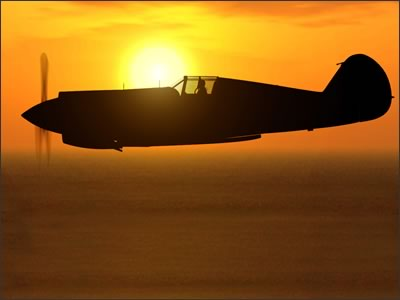
//> input picture images/fighter.jpg, 400 x 300 px
$ ./main -1 ../images/fighter.jpg   (built with g++ and OpenCV 4)
//> lines starting //> are read from the running program, lines starting //| are printed output that depends on the picture
//
//  main.cpp
//  GVFSNAKE
//
//  Created by Di Yang on 13/03/12.
//  Copyright (c) 2012 The Australian National University. All rights reserved.
//

#include <iostream>
#include <string.h>
#include <fstream>
#include "gvfc.h"
#include "common.h"
#include "drlse_edge.h"

IplImage *img0 = 0 ;       //color image
IplImage *img0_c = 0 ;     //copied color image
IplImage *res = 0;         //result

IplImage *img1 = 0 ;       //gray-scale image
IplImage *mask = 0;
CvPoint prev_pt = {-1,-1};

using namespace std;
int Thresholdness = 141;

void on_mouse( int event, int x, int y, int flags, void* param )
{
    if( !img0 )
        return;

    if( event == CV_EVENT_LBUTTONUP || !(flags & CV_EVENT_FLAG_LBUTTON) )
        prev_pt = cvPoint(-1,-1);
    else if( event == CV_EVENT_LBUTTONDOWN )
        prev_pt = cvPoint(x,y);
    else if( event == CV_EVENT_MOUSEMOVE && (flags & CV_EVENT_FLAG_LBUTTON) )
    {
        CvPoint pt = cvPoint(x,y);
        if( prev_pt.x < 0 )
            prev_pt = pt;
        cvLine( mask, prev_pt, pt, cvScalarAll(255), 2, 8, 0 );
        cvLine( img0, prev_pt, pt, cvScalar(0, 0, 255), 2, 8, 0 );
        prev_pt = pt;
        cvShowImage( "Input Image", img0 );
    }
}

void bind_line(){
  cout<<"     *------------------------------------------------------------------*"<<endl;
}

void info_key0(int option){
  bind_line();
  cout<<"     | Hot keys:                                                        |"<<endl;
  cout<<"     | Press 'ESC' - exit the program                                   |"<<endl;
  switch (option){
  case 1:
    cout<<"     | Press 'w' or 'ENTER' - run GVFsnake (with loaded intial-contour) |"<<endl;
    break;
  default:
    cout<<"     | Press 'w' or 'ENTER' - run DRLSE (with loaded intial-contour)    |"<<endl;
    break;

  }
  bind_line();
}
void info_key1(int option){
  bind_line();
  cout<<"     | Hot keys:                                                        |"<<endl;
  cout<<"     | Press 'ESC' - exit the program                                   |"<<endl;
  cout<<"     | No mask is found                                                 |"<<endl;
  switch (option){
  case 1:
    cout<<"     | Press 'w' or 'ENTER' - run GVFsnake (with default intial-contour)|"<<endl;
    break;
  default:
    cout<<"     | Press 'w' or 'ENTER' - run DRLSE (intial-contour required)       |"<<endl;
    break;
  }
  bind_line();
}
void info_key2(int option){
  switch (option){
  case 1:
    cout<<"     | (Otherwise, before running, roughly mark the areas on the image) |"<<endl;
    break;
  default:
    cout<<"     | (Before running, roughly mark the areas on the image)            |"<<endl;
    break;
  }
  cout<<"     | Press 'r' - resort the original image                            |"<<endl;
  bind_line();
}

int main(int argc, char* argv[])
{
    CvMat* mask2;
    CvSize size;
    CvPoint* point = NULL;
    CvMemStorage* storage = cvCreateMemStorage(0);
    CvSeq* contours = 0;
    int length = 14, alg_option = 1, timestep=5;
    float alpha=0.05f, beta=0.1f, gamma=1.0f, kappa=2.0f, flag = 0.0f, t;
    double lambda=5.0f, epsilon=1.5f, alfa=1.5f;
    bool IS_MASK = false;

    if(argc < 3){
      cout<<"WARNING: Please locate the input image"<<endl;
      return 0;
    }
    if (strcmp(argv[1], "-1") == 0)
      alg_option = 1;
    else if(strcmp(argv[1], "-2") == 0)
      alg_option = 2;
    else if(strcmp(argv[1], "-3")==0)
      alg_option = 3;
    else{
      cout<<"WARNING: Please choose one of following two active contour methods: "<<endl;
      cout<<"-1: Gradient Vector Field Snake"<<endl;
      cout<<"-2: Distance Regularized Level Set Evolution (Expand curve)"<<endl;
      cout<<"-3: Distance Regularized Level Set Evolution (Shrink curve)"<<endl;
    }

    if(!(img0 = cvLoadImage(argv[2],1))){
      cout<<"ERROR: No Input Image Found"<<endl;
      return 0;
    }
//> img0 is the input picture: 300 rows x 400 cols, CV_8UC3; mean B, G, R 22.7, 87.5, 138.1

    size = cvGetSize(img0);
//> size = Size(400, 300)
    img0_c = cvCreateImage(size, IPL_DEPTH_8U, 3);
    res = cvCreateImage(size, IPL_DEPTH_8U, 3);
    img1 = cvCreateImage(size, IPL_DEPTH_8U, 1);
    mask  = cvCreateImage(size, IPL_DEPTH_8U, 1);
    mask2 = cvCreateMat(size.height, size.width, CV_32FC1);

    cvCvtColor( img0, img1, CV_RGB2GRAY );
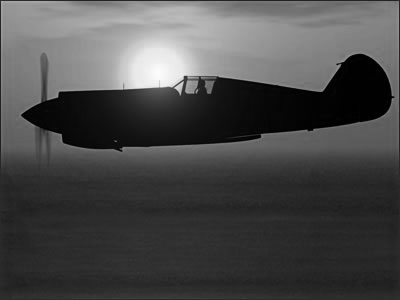
//> img1: 300 rows x 400 cols, CV_8UC1; min 0, max 252, mean 73.9
    cvCopy(img0, img0_c);
    cvCopy(img0, res);
    cvSetZero( mask );

    cvNamedWindow("Input Image",0); cvMoveWindow("Input Image", 0, 0);
    cvNamedWindow("Result",0); cvMoveWindow("Result", size.width*1.5, 0);
    cvShowImage("Input Image", img0);
    cvShowImage("Result", res);

    if(argc == 4){
      if(mask = cvLoadImage(argv[3],0)){
        IS_MASK = true;
        system("clear");
        info_key0(alg_option);
      }
    }
    else{
      system("clear");
      info_key1(alg_option);
      info_key2(alg_option);
    }

    cvSetMouseCallback( "Input Image", on_mouse, 0 );
    while(true)
    {
        char c = cvWaitKey(0);
//> the left mouse button is pressed at (100, 75)
//> the mouse is dragged to (200, 150)
//> the mouse is dragged to (300, 225)
//> call 3 of on_mouse, with event = 0, x = 300, y = 225, flags = 1
//> in on_mouse (call 3), `cvLine( img0, prev_pt, pt, cvScalar(0, 0, 255), 2, 8, 0 );`:
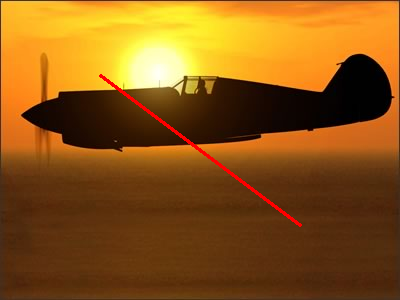
//> img0: 300 rows x 400 cols, CV_8UC3; mean B, G, R 22.6, 87, 139.1
//> the button is released at (300, 225)
//> the Esc key is pressed
        if( c == 27 ) break;
        if( c == 'r' )
        {
            cvZero( mask );
            cvCopy( img0_c, img0 );
            cvCopy( img0_c, res );
            cvShowImage( "Input Image", img0 );
        }

        if( c == 'w' || c == '\n' )
        {
            cvConvertScale(mask, mask2, 1, 0);
            /*
             Three different ways to initalize active contour:
             1. roughly mark initial-contour in the image;
             2. load pre-define initial-contour from a txt-file;
             3. system default initial-contour
             */

            if((flag = cvFindOpElem(mask2, CV_MAX_ELEM))>0.0f){
                CvMemStorage* storage = cvCreateMemStorage(0);
                CvSeq* contours = 0;
                cvFindContours( mask, storage, &contours, sizeof(CvContour),
                       CV_RETR_EXTERNAL , CV_CHAIN_APPROX_SIMPLE );
                if(!contours) return 0;
                length = contours->total;
                if(length<10) return 0;
                point = new CvPoint[length];
                CvSeqReader reader;
                CvPoint pt= cvPoint(0,0);;
                CvSeq *contour2=contours;
                cvStartReadSeq(contour2, &reader);
                for (int i = 0; i < length; i++)
                {
                    CV_READ_SEQ_ELEM(pt, reader);
                    point[i]=pt;
                }
                cvReleaseMemStorage(&storage);

                if (IS_MASK) {
                    for (int i=0; i<length; i++){
                        int j = (i+1)%length;
                        cvLine(img0, point[i], point[j], CV_RGB(255, 0, 0), 2, 8, 0);
                    }
                    cvShowImage("Input Image", img0);
                }
            }
            else {
                if (alg_option == 1) {
                    float t = 0.0f;
                    point = new CvPoint[length];
                    for (int i = 0; i < length; i++) {
                        point[i].x = int(float(size.width>>1)
                        +float(MIN(size.width, size.height)>>2)*sinf(t));
                        point[i].y = int(float(size.height>>1)
                        +float(MIN(size.width, size.height)>>2)*cosf(t));
                        if (i == length-1){
                          point[i].x = point[0].x;
                          point[i].y = point[0].y;
                        }
                        t +=0.5f;
                    }
                    for(int i=0;i<length;i++){
                        int j = (i+1)%length;
                        cvLine( img0, point[i],point[j],CV_RGB( 255, 0, 0 ),2,8,0 );
                    }
                    cvShowImage("Input Image", img0);
                }
                else{
                  cout<<"WARNING: before running, roughly mark the areas on the image"<<endl;
                  continue;
                }
            }

            t = (float)cvGetTickCount();
            if (alg_option == 1)
                point=cvSnakeImageGVF( img1, point, &length, alpha, beta, gamma, kappa, 50, 10, CV_REINITIAL, CV_GVF);
	    /*
	    #1 Reinitialization:
	     CV_REINITIAL:  Reinitialization of contour will be conducted, significantly increase accuracy.
	     CV_NREINITIAL: Reinitialization of contour will not be conducted

	    #2 Energy Field:
	     CV_GVF: The function will calculate Gradient Vector Flow
	     CV_GRD: Gradient Magnitude for every image pixel
	     CV_IMG: The input image itself is considered
	     */
            else if(alg_option == 2)
                point= cvDRLSE(img1, mask, &length, lambda, alfa, epsilon, timestep, 200, 5, CV_LSE_EXP);
	    /*
	      Evolution direction:
	       CV_LSE_SHR: Contour will shrink
	       CV_LSE_EXP: Contour will expand
	     */
            else
                point= cvDRLSE(img1, mask, &length, lambda, alfa, epsilon, timestep, 200, 5, CV_LSE_SHR);

            t = (float)cvGetTickCount() - t;
            if (!point){
                cout<<"Warning: Make sure initial-contour is closed"<<endl;
                cout<<"Press 'r' to resort the original image, then try again"<<endl;
                continue;
            }
            cout<<"exec time = "<<t/(cvGetTickFrequency()*1e6)<<endl;
            for(int i=0;i<length;i++)
            {
              int j = (i+1)%length;
              cvLine( res, point[i],point[j],CV_RGB( 0, 0, 255 ),2,8,0 );
            }
            cvShowImage("Result",res);

	    string str = argv[2];
	    string _str0 = "_ini";
	    string _str1 = "_res";
	    string _ext = ".png";

	    _str0.insert(0, str, 0, str.length()-4);
	    _str0.insert(_str0.length(), _ext);

	    _str1.insert(0, str, 0, str.length()-4);
	    _str1.insert(_str1.length(), _ext);

            cvSaveImage((char*)_str0.c_str(), img0);
            cvSaveImage((char*)_str1.c_str(), res);
            delete []point;
        }
    }
    cvReleaseImage(&img0_c);
    cvReleaseImage(&img0);
    cvReleaseImage(&img1);
    cvReleaseImage(&mask);
    cvReleaseImage(&res);
    cvReleaseMat(&mask2);
}

$ run again, on images/mri_nonuniform.bmp
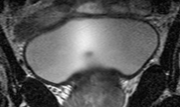
//> input picture images/mri_nonuniform.bmp, 180 x 107 px
//> img0 is the input picture: 107 rows x 180 cols, CV_8UC3; min 2, max 249, mean 85.9
//> in on_mouse (call 3), `cvLine( img0, prev_pt, pt, cvScalar(0, 0, 255), 2, 8, 0 );`:
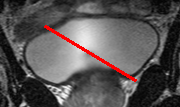
//> img0: 107 rows x 180 cols, CV_8UC3; mean B, G, R 83.4, 83.4, 88
